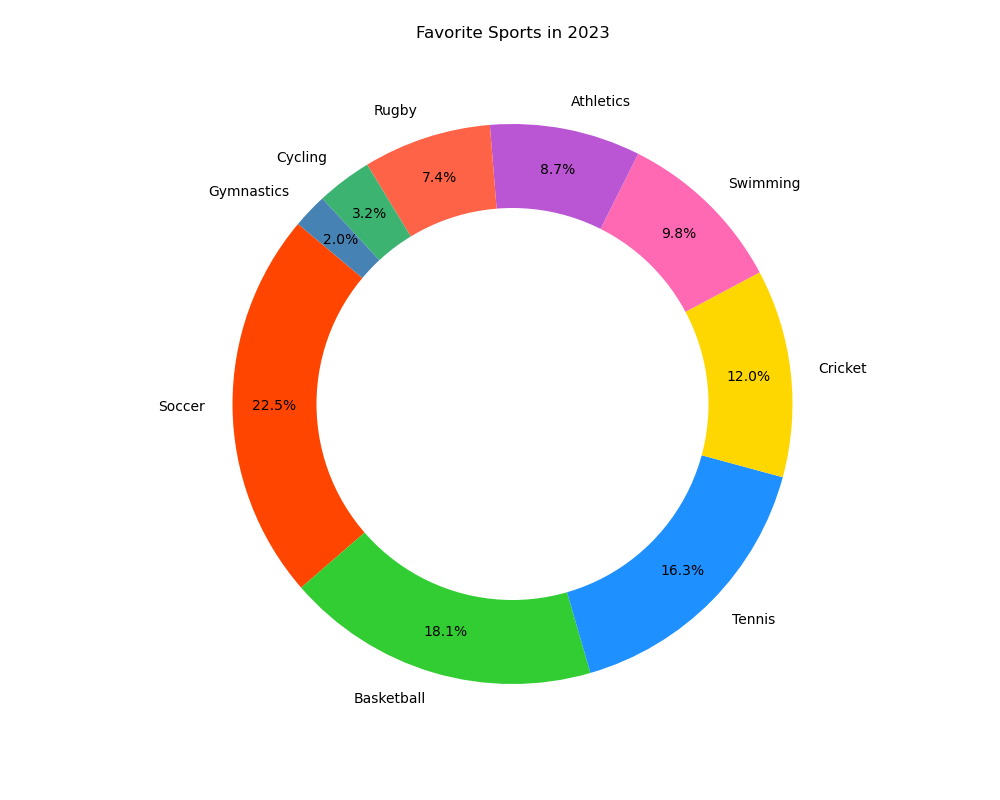

Write the Python code that produced this figure.

import matplotlib.pyplot as plt

# Data for the pie chart
sports = ['Soccer', 'Basketball', 'Tennis', 'Cricket', 'Swimming', 'Athletics', 'Rugby', 'Cycling', 'Gymnastics']
popularity = [22.5, 18.1, 16.3, 12.0, 9.8, 8.7, 7.4, 3.2, 2.0]

# Colors for each section of the pie chart
colors = ['#FF4500', '#32CD32', '#1E90FF', '#FFD700', '#FF69B4', '#BA55D3', '#FF6347', '#3CB371', '#4682B4']

# Create a pie chart
plt.figure(figsize=(10, 8))  # Modify the size of the chart
plt.pie(popularity, labels=sports, colors=colors, startangle=140, autopct='%1.1f%%', pctdistance=0.85)

# Draw a circle at the center to turn the pie chart into a donut chart
centre_circle = plt.Circle((0, 0), 0.70, fc='white')
fig = plt.gcf()
fig.gca().add_artist(centre_circle)

# Set the title of the chart
plt.title('Favorite Sports in 2023', y=1.08)

# Equal aspect ratio ensures that pie is drawn as a circle
plt.axis('equal')

# Show the chart
plt.show()
